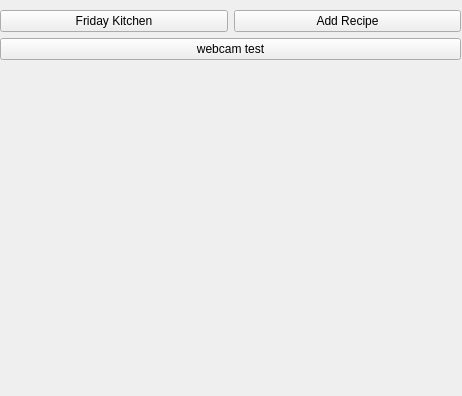
<?xml version="1.0" encoding="UTF-8"?>
<ui version="4.0">
 <class>Form</class>
 <widget class="QWidget" name="Form">
  <property name="geometry">
   <rect>
    <x>0</x>
    <y>0</y>
    <width>462</width>
    <height>396</height>
   </rect>
  </property>
  <property name="sizePolicy">
   <sizepolicy hsizetype="Expanding" vsizetype="Expanding">
    <horstretch>0</horstretch>
    <verstretch>0</verstretch>
   </sizepolicy>
  </property>
  <property name="windowTitle">
   <string>Form</string>
  </property>
  <widget class="QWidget" name="verticalLayoutWidget">
   <property name="geometry">
    <rect>
     <x>0</x>
     <y>10</y>
     <width>461</width>
     <height>381</height>
    </rect>
   </property>
   <layout class="QVBoxLayout" name="verticalLayout">
    <property name="sizeConstraint">
     <enum>QLayout::SetMaximumSize</enum>
    </property>
    <item>
     <layout class="QHBoxLayout" name="horizontalLayout">
      <item>
       <widget class="QPushButton" name="kitchen_bt">
        <property name="sizePolicy">
         <sizepolicy hsizetype="Expanding" vsizetype="Fixed">
          <horstretch>0</horstretch>
          <verstretch>0</verstretch>
         </sizepolicy>
        </property>
        <property name="text">
         <string>Friday Kitchen</string>
        </property>
       </widget>
      </item>
      <item>
       <widget class="QPushButton" name="rec_bt">
        <property name="sizePolicy">
         <sizepolicy hsizetype="Expanding" vsizetype="Fixed">
          <horstretch>0</horstretch>
          <verstretch>0</verstretch>
         </sizepolicy>
        </property>
        <property name="text">
         <string>Add Recipe</string>
        </property>
       </widget>
      </item>
     </layout>
    </item>
    <item>
     <widget class="QPushButton" name="test_bt">
      <property name="sizePolicy">
       <sizepolicy hsizetype="Expanding" vsizetype="Fixed">
        <horstretch>0</horstretch>
        <verstretch>0</verstretch>
       </sizepolicy>
      </property>
      <property name="text">
       <string>webcam test</string>
      </property>
     </widget>
    </item>
    <item>
     <widget class="QLabel" name="img_label">
      <property name="sizePolicy">
       <sizepolicy hsizetype="Expanding" vsizetype="Expanding">
        <horstretch>0</horstretch>
        <verstretch>0</verstretch>
       </sizepolicy>
      </property>
      <property name="text">
       <string/>
      </property>
     </widget>
    </item>
   </layout>
  </widget>
 </widget>
 <resources/>
 <connections/>
</ui>
